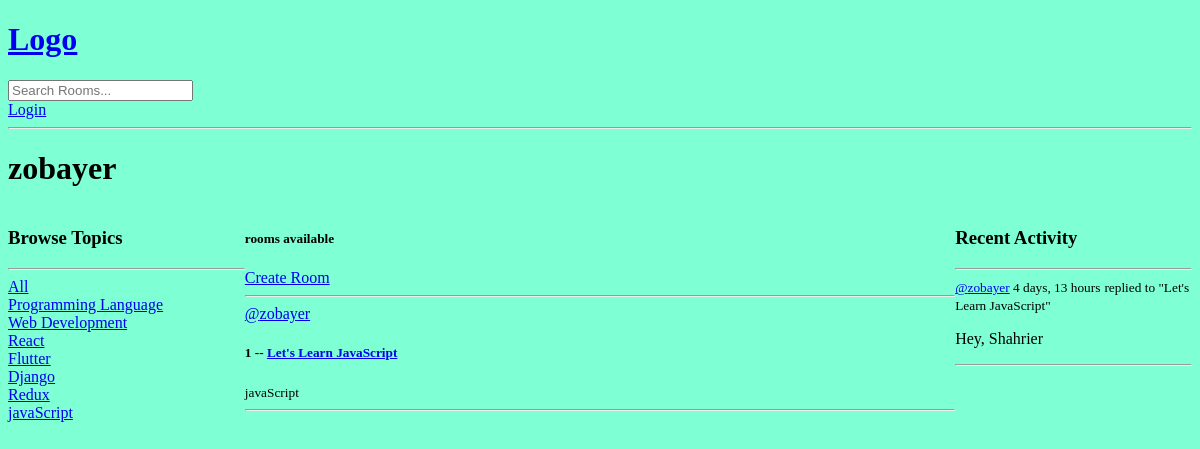
/profile/2, run on an earlier commit of the app's database.
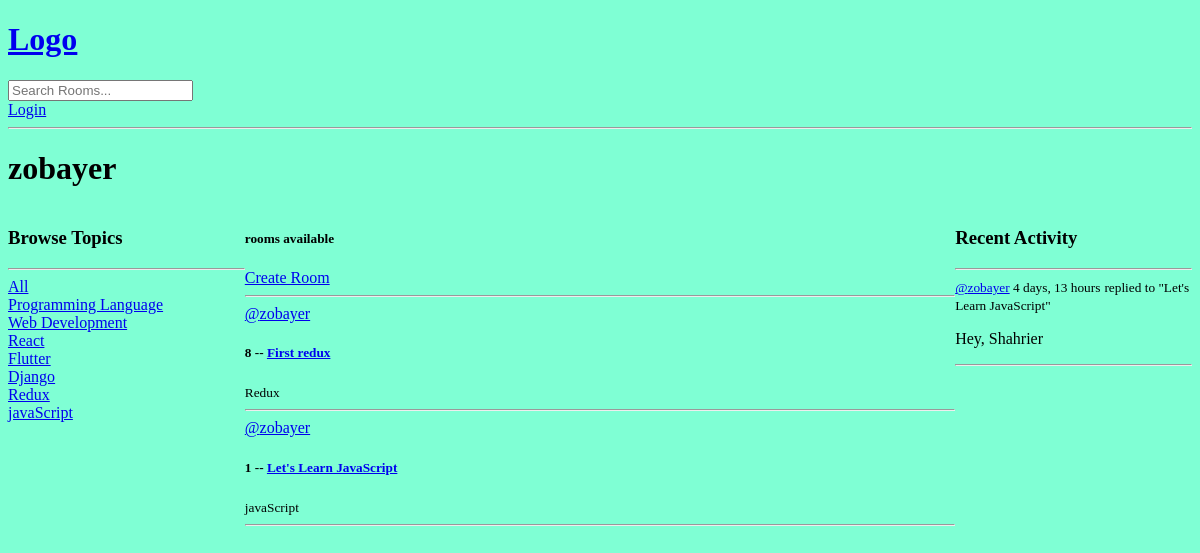
And on a later commit of the database.
### base/models.py (models this page shows, shortened)
class Topic(models.Model):
    name = models.CharField(max_length=200)

class Room(models.Model):
    host = models.ForeignKey(User, on_delete=models.SET_NULL, null=True)
    topic = models.ForeignKey(Topic, on_delete=models.SET_NULL, null=True)
    name = models.CharField(max_length=200)
    description = models.TextField(null=True, blank=True)
    participants = models.ManyToManyField(
        User, related_name='participants', blank=True)
    updated = models.DateTimeField(auto_now=True)
    created = models.DateTimeField(auto_now_add=True)
    class Meta:
        ordering = ['-updated', '-created']
    def __str__(self):
        return str(self.name)

class Message(models.Model):
    user = models.ForeignKey(User, on_delete=models.CASCADE)
    room = models.ForeignKey(Room, on_delete=models.CASCADE)
    body = models.TextField()
    updated = models.DateTimeField(auto_now=True)
    created = models.DateTimeField(auto_now_add=True)
    class Meta:
        ordering = ['-updated', '-created']
    def __str__(self):
        return self.body[0:50]

### base/views.py (the view)
# urls.py: path('profile/<str:pk>', views.userProfile, name='user-profile'),
def userProfile(request, pk):
    user = User.objects.get(id=pk)
    rooms = user.room_set.all()
    room_messages = user.message_set.all()
    topics = Topic.objects.all()
    context = {'user': user, 'rooms': rooms,
               'room_messages': room_messages, 'topics': topics}
    return render(request, 'base/profile.html', context)

### base/templates/base/profile.html (shortened to what this page needs)
{% extends 'main.html' %} {% block content %}
<h1>{{user.username}}</h1>
<div class="profile-container">
  <div>{% include 'base/topic_component.html' %}</div>
  <div>{% include 'base/room_component.html' %}</div>
  <div>{% include 'base/activity_component.html' %}</div>
</div>
{%endblock%}

### base/templates/base/topic_component.html
<h3>Browse Topics</h3>
<hr />
<div>
  <a href="{% url 'home' %}">All</a>
</div>
{%for topic in topics %}
<div>
  <a href="{% url 'home'%}?q={{topic.name}}">{{topic.name}}</a>
</div>
{% endfor %}

### base/templates/base/room_component.html (shortened to what this page needs)
<h5>{{rooms_count}} rooms available</h5>
<a href="{% url 'create-room' %}">Create Room</a>
<hr />
{% for room in rooms %}
<div>
  <div>
    <a href="{% url 'user-profile' room.host.id %}">@{{room.host.username}}</a>
    <h5>
      {{room.id}} --
      <a href="{% url 'room' room.id %}">{{room.name}}</a>
    </h5>
    <small>{{room.topic.name}}</small>
    <hr />
  </div>
</div>
{%endfor%}

### base/templates/base/activity_component.html (shortened to what this page needs)
<h3>Recent Activity</h3>
<hr />
{% for message in room_messages %}
<div>
  <small
    ><a href="{% url 'user-profile' message.user.id %}"
      >@{{message.user.username}}</a
    >
    {{message.created|timesince}}</small
  >
  <small>replied to "{{message.room}}"</small>
  <p>{{message}}</p>
  <hr />
</div>
{% endfor %}

What changed in the data, as far as the page shows it:
added Room: host.username "zobayer", id "8", name "First redux", topic.name "Redux"
